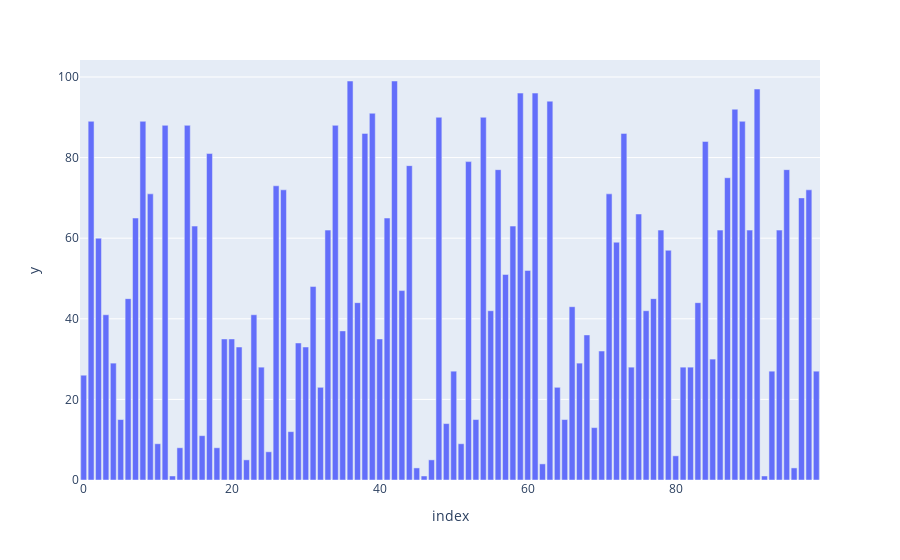

Notebook cell for this chart:
### Code cell
import plotly.express as px

fig = px.bar(random_x, y=random_y)
fig.show()

### Figure 1 — Plotly figure (JSON) as saved in the notebook; plotly's stock layout.template omitted (floating-point values rounded to 4 significant figures)
{"data": [{"hovertemplate": "index=%{x}<br>y=%{y}<extra></extra>", "legendgroup": "", "marker": {"color": "#636efa", "pattern": {"shape": ""}}, "name": "", "orientation": "v", "showlegend": false, "textposition": "auto", "type": "bar", "x": [0, 1, 2, 3, 4, 5, 6, 7, 8, 9, 10, 11, 12, 13, 14, 15, 16, 17, 18, 19, 20, 21, 22, 23, 24, 25, 26, 27, 28, 29, 30, 31, 32, 33, 34, 35, 36, 37, 38, 39, 40, 41, 42, 43, 44, 45, 46, 47, 48, 49, 50, 51, 52, 53, 54, 55, 56, 57, 58, 59, 60, 61, 62, 63, 64, 65, 66, 67, 68, 69, 70, 71, 72, 73, 74, 75, 76, 77, 78, 79, 80, 81, 82, 83, 84, 85, 86, 87, 88, 89, 90, 91, 92, 93, 94, 95, 96, 97, 98, 99], "xaxis": "x", "y": [26, 89, 60, 41, 29, 15, 45, 65, 89, 71, 9, 88, 1, 8, 88, 63, 11, 81, 8, 35, 35, 33, 5, 41, 28, 7, 73, 72, 12, 34, 33, 48, 23, 62, 88, 37, 99, 44, 86, 91, 35, 65, 99, 47, 78, 3, 1, 5, 90, 14, 27, 9, 79, 15, 90, 42, 77, 51, 63, 96, 52, 96, 4, 94, 23, 15, 43, 29, 36, 13, 32, 71, 59, 86, 28, 66, 42, 45, 62, 57, 6, 28, 28, 44, 84, 30, 62, 75, 92, 89, 62, 97, 1, 27, 62, 77, 3, 70, 72, 27], "yaxis": "y"}], "layout": {"barmode": "relative", "legend": {"tracegroupgap": 0}, "margin": {"t": 60}, "xaxis": {"anchor": "y", "domain": [0, 1], "title": {"text": "index"}}, "yaxis": {"anchor": "x", "domain": [0, 1], "title": {"text": "y"}}}}
